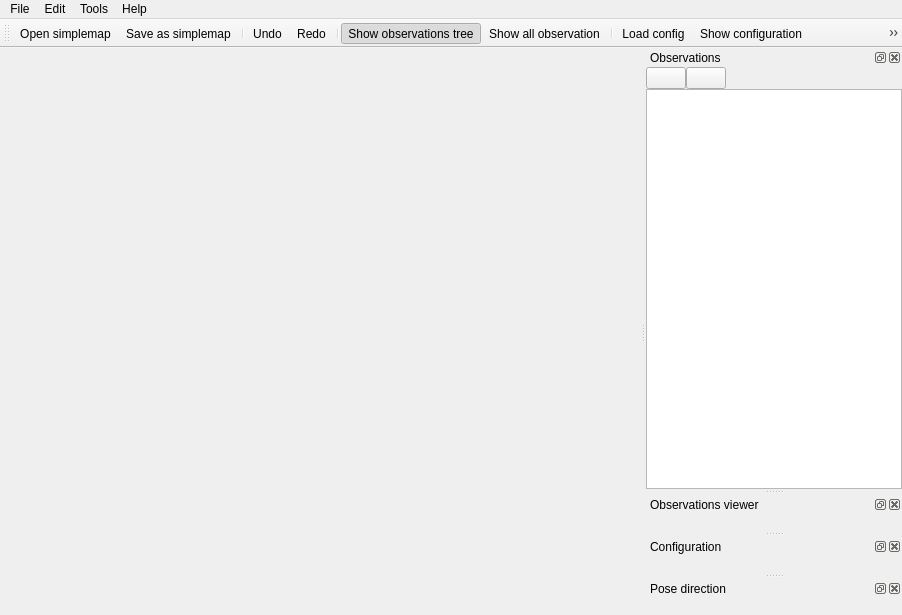
<?xml version="1.0" encoding="UTF-8"?>
<ui version="4.0">
 <class>CMainWindow</class>
 <widget class="QMainWindow" name="CMainWindow">
  <property name="geometry">
   <rect>
    <x>0</x>
    <y>0</y>
    <width>902</width>
    <height>615</height>
   </rect>
  </property>
  <property name="windowTitle">
   <string>Main Window</string>
  </property>
  <widget class="QWidget" name="centralwidget">
   <layout class="QVBoxLayout" name="verticalLayout_4">
    <property name="spacing">
     <number>0</number>
    </property>
    <property name="leftMargin">
     <number>0</number>
    </property>
    <property name="topMargin">
     <number>0</number>
    </property>
    <property name="rightMargin">
     <number>0</number>
    </property>
    <property name="bottomMargin">
     <number>0</number>
    </property>
    <item>
     <widget class="CViewerContainer" name="m_viewer" native="true"/>
    </item>
   </layout>
  </widget>
  <widget class="QMenuBar" name="menuBar">
   <property name="geometry">
    <rect>
     <x>0</x>
     <y>0</y>
     <width>902</width>
     <height>22</height>
    </rect>
   </property>
   <widget class="QMenu" name="menuFile">
    <property name="title">
     <string>File</string>
    </property>
    <widget class="QMenu" name="m_menuRecentFiles">
     <property name="title">
      <string>Recent files</string>
     </property>
    </widget>
    <widget class="QMenu" name="m_saveMetricMapRepresentation">
     <property name="title">
      <string>Save metric map representation</string>
     </property>
    </widget>
    <widget class="QMenu" name="m_saveMetricmapInBinaryFormat">
     <property name="title">
      <string>Save metric map in binary format</string>
     </property>
    </widget>
    <addaction name="m_actionOpen"/>
    <addaction name="m_menuRecentFiles"/>
    <addaction name="m_actionSave"/>
    <addaction name="m_actionSaveAsText"/>
    <addaction name="m_actionSaveAsPNG"/>
    <addaction name="m_saveMetricMapRepresentation"/>
    <addaction name="m_saveMetricmapInBinaryFormat"/>
    <addaction name="separator"/>
    <addaction name="m_actionLoadConfig"/>
    <addaction name="separator"/>
    <addaction name="actionExit"/>
   </widget>
   <widget class="QMenu" name="menuHelp">
    <property name="title">
     <string>Help</string>
    </property>
    <addaction name="m_actionAbout"/>
   </widget>
   <widget class="QMenu" name="menuTools">
    <property name="title">
     <string>Tools</string>
    </property>
    <addaction name="m_actionShowObs"/>
    <addaction name="m_actionShowConfig"/>
    <addaction name="m_actionShowAllObs"/>
    <addaction name="separator"/>
    <addaction name="m_actionMapConfiguration"/>
   </widget>
   <widget class="QMenu" name="menuEdit">
    <property name="title">
     <string>Edit</string>
    </property>
    <addaction name="m_undoAction"/>
    <addaction name="m_redoAction"/>
   </widget>
   <addaction name="menuFile"/>
   <addaction name="menuEdit"/>
   <addaction name="menuTools"/>
   <addaction name="menuHelp"/>
  </widget>
  <widget class="QDockWidget" name="m_dockWidgetObs">
   <property name="windowTitle">
    <string>Observations</string>
   </property>
   <attribute name="dockWidgetArea">
    <number>2</number>
   </attribute>
   <widget class="QWidget" name="dockWidgetContents">
    <layout class="QVBoxLayout" name="verticalLayout">
     <property name="spacing">
      <number>0</number>
     </property>
     <property name="leftMargin">
      <number>0</number>
     </property>
     <property name="topMargin">
      <number>0</number>
     </property>
     <property name="rightMargin">
      <number>0</number>
     </property>
     <property name="bottomMargin">
      <number>0</number>
     </property>
     <item>
      <layout class="QHBoxLayout" name="horizontalLayout_2">
       <property name="spacing">
        <number>0</number>
       </property>
       <item>
        <widget class="QPushButton" name="m_expandAll">
         <property name="toolTip">
          <string>Expand all</string>
         </property>
         <property name="text">
          <string/>
         </property>
         <property name="icon">
          <iconset resource="../resources/resources.qrc">
           <normaloff>:/expand.png</normaloff>:/expand.png</iconset>
         </property>
        </widget>
       </item>
       <item>
        <widget class="QPushButton" name="m_collapseAll">
         <property name="toolTip">
          <string>Collapse all</string>
         </property>
         <property name="text">
          <string/>
         </property>
         <property name="icon">
          <iconset resource="../resources/resources.qrc">
           <normaloff>:/collapse.png</normaloff>:/collapse.png</iconset>
         </property>
        </widget>
       </item>
       <item>
        <spacer name="horizontalSpacer_2">
         <property name="orientation">
          <enum>Qt::Horizontal</enum>
         </property>
         <property name="sizeHint" stdset="0">
          <size>
           <width>40</width>
           <height>20</height>
          </size>
         </property>
        </spacer>
       </item>
      </layout>
     </item>
     <item>
      <widget class="CObservationTree" name="m_observationsTree">
       <attribute name="headerVisible">
        <bool>false</bool>
       </attribute>
      </widget>
     </item>
    </layout>
   </widget>
  </widget>
  <widget class="QDockWidget" name="m_dockWidgetNodeViewer">
   <property name="windowTitle">
    <string>Observations viewer</string>
   </property>
   <attribute name="dockWidgetArea">
    <number>2</number>
   </attribute>
   <widget class="QWidget" name="m_contentsNodeViewer">
    <layout class="QHBoxLayout" name="horizontalLayout_3">
     <property name="spacing">
      <number>0</number>
     </property>
     <property name="leftMargin">
      <number>0</number>
     </property>
     <property name="topMargin">
      <number>0</number>
     </property>
     <property name="rightMargin">
      <number>0</number>
     </property>
     <property name="bottomMargin">
      <number>0</number>
     </property>
    </layout>
   </widget>
  </widget>
  <widget class="QDockWidget" name="m_dockWidgetConfig">
   <property name="enabled">
    <bool>true</bool>
   </property>
   <property name="floating">
    <bool>false</bool>
   </property>
   <property name="windowTitle">
    <string>Configuration</string>
   </property>
   <attribute name="dockWidgetArea">
    <number>2</number>
   </attribute>
   <widget class="CConfigWidget" name="m_configWidget">
    <layout class="QVBoxLayout" name="verticalLayout_2">
     <property name="spacing">
      <number>0</number>
     </property>
     <property name="leftMargin">
      <number>0</number>
     </property>
     <property name="topMargin">
      <number>0</number>
     </property>
     <property name="rightMargin">
      <number>0</number>
     </property>
     <property name="bottomMargin">
      <number>0</number>
     </property>
    </layout>
   </widget>
  </widget>
  <widget class="QToolBar" name="m_toolBar">
   <property name="windowTitle">
    <string>toolBar</string>
   </property>
   <attribute name="toolBarArea">
    <enum>TopToolBarArea</enum>
   </attribute>
   <attribute name="toolBarBreak">
    <bool>false</bool>
   </attribute>
   <addaction name="m_actionOpen"/>
   <addaction name="m_actionSave"/>
   <addaction name="separator"/>
   <addaction name="m_undoAction"/>
   <addaction name="m_redoAction"/>
   <addaction name="separator"/>
   <addaction name="m_actionShowObs"/>
   <addaction name="m_actionShowAllObs"/>
   <addaction name="separator"/>
   <addaction name="m_actionLoadConfig"/>
   <addaction name="m_actionShowConfig"/>
   <addaction name="m_actionMapConfiguration"/>
  </widget>
  <widget class="QDockWidget" name="m_dockWidgetDirection">
   <property name="floating">
    <bool>false</bool>
   </property>
   <property name="windowTitle">
    <string>Pose direction</string>
   </property>
   <attribute name="dockWidgetArea">
    <number>2</number>
   </attribute>
   <widget class="CPoseDirection" name="m_poseDirection"/>
  </widget>
  <action name="m_actionOpen">
   <property name="icon">
    <iconset resource="../resources/resources.qrc">
     <normaloff>:/openSimplemap.png</normaloff>:/openSimplemap.png</iconset>
   </property>
   <property name="text">
    <string>Open simplemap</string>
   </property>
   <property name="shortcut">
    <string>Ctrl+O</string>
   </property>
  </action>
  <action name="actionAbout">
   <property name="text">
    <string>About</string>
   </property>
  </action>
  <action name="m_actionAbout">
   <property name="text">
    <string>About</string>
   </property>
  </action>
  <action name="m_actionShowObs">
   <property name="checkable">
    <bool>true</bool>
   </property>
   <property name="checked">
    <bool>true</bool>
   </property>
   <property name="icon">
    <iconset resource="../resources/resources.qrc">
     <normaloff>:/showObservationsTree.png</normaloff>:/showObservationsTree.png</iconset>
   </property>
   <property name="text">
    <string>Show observations tree</string>
   </property>
  </action>
  <action name="m_actionShowConfig">
   <property name="checkable">
    <bool>true</bool>
   </property>
   <property name="checked">
    <bool>false</bool>
   </property>
   <property name="icon">
    <iconset resource="../resources/resources.qrc">
     <normaloff>:/showConfig.png</normaloff>:/showConfig.png</iconset>
   </property>
   <property name="text">
    <string>Show configuration</string>
   </property>
  </action>
  <action name="m_actionShowAllObs">
   <property name="checkable">
    <bool>true</bool>
   </property>
   <property name="checked">
    <bool>false</bool>
   </property>
   <property name="icon">
    <iconset resource="../resources/resources.qrc">
     <normaloff>:/showObservations.png</normaloff>:/showObservations.png</iconset>
   </property>
   <property name="text">
    <string>Show all observation</string>
   </property>
  </action>
  <action name="m_actionLoadConfig">
   <property name="text">
    <string>Load config</string>
   </property>
   <property name="shortcut">
    <string>Ctrl+E</string>
   </property>
  </action>
  <action name="m_actionMapConfiguration">
   <property name="icon">
    <iconset resource="../resources/resources.qrc">
     <normaloff>:/showConfigInWindow.png</normaloff>:/showConfigInWindow.png</iconset>
   </property>
   <property name="text">
    <string>Map configuration</string>
   </property>
  </action>
  <action name="actionExit">
   <property name="text">
    <string>Exit</string>
   </property>
  </action>
  <action name="m_undoAction">
   <property name="icon">
    <iconset resource="../resources/resources.qrc">
     <normaloff>:/undo.png</normaloff>:/undo.png</iconset>
   </property>
   <property name="text">
    <string>Undo</string>
   </property>
  </action>
  <action name="m_redoAction">
   <property name="icon">
    <iconset resource="../resources/resources.qrc">
     <normaloff>:/redo.png</normaloff>:/redo.png</iconset>
   </property>
   <property name="text">
    <string>Redo</string>
   </property>
  </action>
  <action name="m_actionSave">
   <property name="icon">
    <iconset resource="../resources/resources.qrc">
     <normaloff>:/save.png</normaloff>:/save.png</iconset>
   </property>
   <property name="text">
    <string>Save as simplemap</string>
   </property>
   <property name="shortcut">
    <string>Ctrl+S</string>
   </property>
  </action>
  <action name="m_actionSaveAsText">
   <property name="text">
    <string>Save points map as text</string>
   </property>
  </action>
  <action name="m_actionSaveAsPNG">
   <property name="text">
    <string>Save gridmap as PNG</string>
   </property>
  </action>
  <action name="m_actionGraphSlam">
   <property name="text">
    <string>graph-slam</string>
   </property>
  </action>
 </widget>
 <customwidgets>
  <customwidget>
   <class>CConfigWidget</class>
   <extends>QWidget</extends>
   <header>gui/configWidget/CConfigWidget.h</header>
   <container>1</container>
  </customwidget>
  <customwidget>
   <class>CObservationTree</class>
   <extends>QTreeView</extends>
   <header>gui/observationTree/CObservationTree.h</header>
  </customwidget>
  <customwidget>
   <class>CViewerContainer</class>
   <extends>QWidget</extends>
   <header>gui/glWidget/CViewerContainer.h</header>
   <container>1</container>
  </customwidget>
  <customwidget>
   <class>CPoseDirection</class>
   <extends>QWidget</extends>
   <header location="global">gui/glWidget/CPoseDirection.h</header>
   <container>1</container>
  </customwidget>
 </customwidgets>
 <resources>
  <include location="../resources/resources.qrc"/>
  <include location="../resources/resources.qrc"/>
 </resources>
 <connections>
  <connection>
   <sender>m_dockWidgetConfig</sender>
   <signal>visibilityChanged(bool)</signal>
   <receiver>m_actionShowConfig</receiver>
   <slot>setChecked(bool)</slot>
   <hints>
    <hint type="sourcelabel">
     <x>687</x>
     <y>674</y>
    </hint>
    <hint type="destinationlabel">
     <x>-1</x>
     <y>-1</y>
    </hint>
   </hints>
  </connection>
  <connection>
   <sender>m_actionShowObs</sender>
   <signal>toggled(bool)</signal>
   <receiver>m_dockWidgetObs</receiver>
   <slot>setVisible(bool)</slot>
   <hints>
    <hint type="sourcelabel">
     <x>-1</x>
     <y>-1</y>
    </hint>
    <hint type="destinationlabel">
     <x>511</x>
     <y>375</y>
    </hint>
   </hints>
  </connection>
  <connection>
   <sender>m_dockWidgetObs</sender>
   <signal>visibilityChanged(bool)</signal>
   <receiver>m_actionShowObs</receiver>
   <slot>setChecked(bool)</slot>
   <hints>
    <hint type="sourcelabel">
     <x>511</x>
     <y>375</y>
    </hint>
    <hint type="destinationlabel">
     <x>-1</x>
     <y>-1</y>
    </hint>
   </hints>
  </connection>
  <connection>
   <sender>m_actionShowConfig</sender>
   <signal>triggered(bool)</signal>
   <receiver>m_dockWidgetConfig</receiver>
   <slot>setVisible(bool)</slot>
   <hints>
    <hint type="sourcelabel">
     <x>-1</x>
     <y>-1</y>
    </hint>
    <hint type="destinationlabel">
     <x>687</x>
     <y>674</y>
    </hint>
   </hints>
  </connection>
  <connection>
   <sender>m_dockWidgetConfig</sender>
   <signal>visibilityChanged(bool)</signal>
   <receiver>m_actionMapConfiguration</receiver>
   <slot>setDisabled(bool)</slot>
   <hints>
    <hint type="sourcelabel">
     <x>690</x>
     <y>674</y>
    </hint>
    <hint type="destinationlabel">
     <x>-1</x>
     <y>-1</y>
    </hint>
   </hints>
  </connection>
  <connection>
   <sender>actionExit</sender>
   <signal>triggered()</signal>
   <receiver>CMainWindow</receiver>
   <slot>close()</slot>
   <hints>
    <hint type="sourcelabel">
     <x>-1</x>
     <y>-1</y>
    </hint>
    <hint type="destinationlabel">
     <x>413</x>
     <y>355</y>
    </hint>
   </hints>
  </connection>
 </connections>
</ui>
